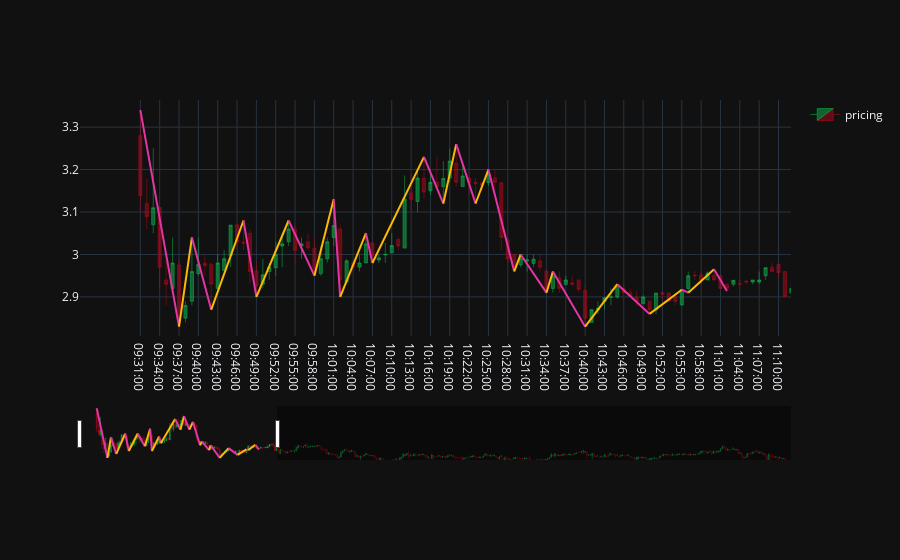

This figure's notebook cell:
### Code cell
plotr.plot_momentum()

### Figure 1 — Plotly figure (JSON) as saved in the notebook; plotly's stock layout.template omitted (floating-point values rounded to 4 significant figures; data arrays with more than 128 entries replaced by an {"elided": "..."} marker saying what was removed)
{"data": [{"close": {"elided": "390 str values"}, "decreasing": {"line": {"color": "#b5091d"}}, "high": {"elided": "390 str values"}, "increasing": {"line": {"color": "#0fba51"}}, "line": {"width": 0.5}, "low": {"elided": "390 str values"}, "name": "pricing", "open": {"elided": "390 str values"}, "showlegend": true, "type": "candlestick", "x": {"elided": "390 str values"}}, {"line": {"color": "#e336a4"}, "mode": "lines", "showlegend": false, "type": "scatter", "x": ["09:31:00", "09:37:00"], "y": [3.34, 2.83]}, {"line": {"color": "#fcba03"}, "mode": "lines", "showlegend": false, "type": "scatter", "x": ["09:37:00", "09:39:00"], "y": [2.83, 3.04]}, {"line": {"color": "#e336a4"}, "mode": "lines", "showlegend": false, "type": "scatter", "x": ["09:39:00", "09:42:00"], "y": [3.04, 2.87]}, {"line": {"color": "#fcba03"}, "mode": "lines", "showlegend": false, "type": "scatter", "x": ["09:42:00", "09:47:00"], "y": [2.87, 3.08]}, {"line": {"color": "#e336a4"}, "mode": "lines", "showlegend": false, "type": "scatter", "x": ["09:47:00", "09:49:00"], "y": [3.08, 2.9]}, {"line": {"color": "#fcba03"}, "mode": "lines", "showlegend": false, "type": "scatter", "x": ["09:49:00", "09:54:00"], "y": [2.9, 3.08]}, {"line": {"color": "#e336a4"}, "mode": "lines", "showlegend": false, "type": "scatter", "x": ["09:54:00", "09:58:00"], "y": [3.08, 2.95]}, {"line": {"color": "#fcba03"}, "mode": "lines", "showlegend": false, "type": "scatter", "x": ["09:58:00", "10:01:00"], "y": [2.95, 3.13]}, {"line": {"color": "#e336a4"}, "mode": "lines", "showlegend": false, "type": "scatter", "x": ["10:01:00", "10:02:00"], "y": [3.13, 2.9]}, {"line": {"color": "#fcba03"}, "mode": "lines", "showlegend": false, "type": "scatter", "x": ["10:02:00", "10:06:00"], "y": [2.9, 3.05]}, {"line": {"color": "#e336a4"}, "mode": "lines", "showlegend": false, "type": "scatter", "x": ["10:06:00", "10:07:00"], "y": [3.05, 2.98]}, {"line": {"color": "#fcba03"}, "mode": "lines", "showlegend": false, "type": "scatter", "x": ["10:07:00", "10:15:00"], "y": [2.98, 3.23]}, {"line": {"color": "#e336a4"}, "mode": "lines", "showlegend": false, "type": "scatter", "x": ["10:15:00", "10:18:00"], "y": [3.23, 3.12]}, {"line": {"color": "#fcba03"}, "mode": "lines", "showlegend": false, "type": "scatter", "x": ["10:18:00", "10:20:00"], "y": [3.12, 3.26]}, {"line": {"color": "#e336a4"}, "mode": "lines", "showlegend": false, "type": "scatter", "x": ["10:20:00", "10:23:00"], "y": [3.26, 3.12]}, {"line": {"color": "#fcba03"}, "mode": "lines", "showlegend": false, "type": "scatter", "x": ["10:23:00", "10:25:00"], "y": [3.12, 3.2]}, {"line": {"color": "#e336a4"}, "mode": "lines", "showlegend": false, "type": "scatter", "x": ["10:25:00", "10:29:00"], "y": [3.2, 2.96]}, {"line": {"color": "#fcba03"}, "mode": "lines", "showlegend": false, "type": "scatter", "x": ["10:29:00", "10:30:00"], "y": [2.96, 3]}, {"line": {"color": "#e336a4"}, "mode": "lines", "showlegend": false, "type": "scatter", "x": ["10:30:00", "10:34:00"], "y": [3, 2.91]}, {"line": {"color": "#fcba03"}, "mode": "lines", "showlegend": false, "type": "scatter", "x": ["10:34:00", "10:35:00"], "y": [2.91, 2.96]}, {"line": {"color": "#e336a4"}, "mode": "lines", "showlegend": false, "type": "scatter", "x": ["10:35:00", "10:40:00"], "y": [2.96, 2.83]}, {"line": {"color": "#fcba03"}, "mode": "lines", "showlegend": false, "type": "scatter", "x": ["10:40:00", "10:45:00"], "y": [2.83, 2.93]}, {"line": {"color": "#e336a4"}, "mode": "lines", "showlegend": false, "type": "scatter", "x": ["10:45:00", "10:50:00"], "y": [2.93, 2.86]}, {"line": {"color": "#fcba03"}, "mode": "lines", "showlegend": false, "type": "scatter", "x": ["10:50:00", "10:55:00"], "y": [2.86, 2.917]}, {"line": {"color": "#e336a4"}, "mode": "lines", "showlegend": false, "type": "scatter", "x": ["10:55:00", "10:56:00"], "y": [2.917, 2.91]}, {"line": {"color": "#fcba03"}, "mode": "lines", "showlegend": false, "type": "scatter", "x": ["10:56:00", "11:00:00"], "y": [2.91, 2.965]}, {"line": {"color": "#e336a4"}, "mode": "lines", "showlegend": false, "type": "scatter", "x": ["11:00:00", "11:02:00"], "y": [2.965, 2.914]}], "layout": {"autosize": true, "margin": {"b": 100, "t": 100}, "xaxis": {"autorange": false, "fixedrange": false, "range": [-9.364, 100.9], "rangeslider": {"autorange": true, "range": [-16.26, 389.5], "yaxis": {"_template": null, "rangemode": "match"}}, "type": "category"}, "yaxis": {"anchor": "x", "autorange": false, "fixedrange": false, "range": [2.808, 3.364], "ticks": "", "type": "linear", "zeroline": false}}}
